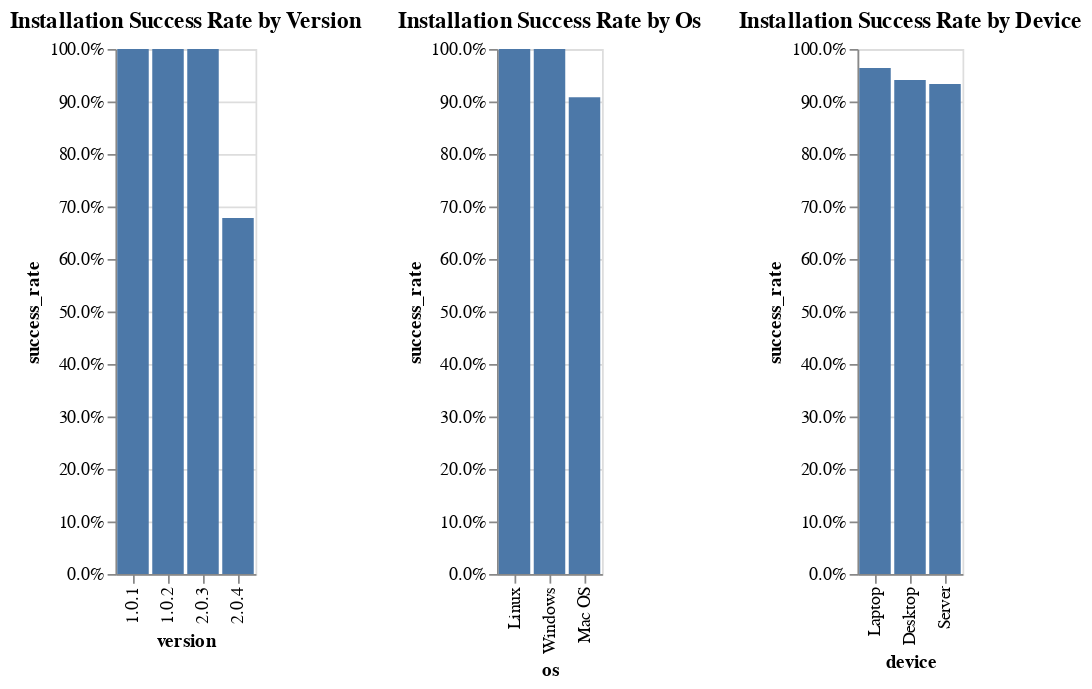

The notebook cell saved with this chart:
### Markdown cell above
### Installation success rate
Below of **installation sucess rate per os, per device**
Couple of findings:
1. version `2.0.4` has a significantly lower installation success rate
2. similarly macOS is the only os with error rate, but it also is the most common os

### Code cell
import pandas as pd
import altair as alt

def plot_installation_success_rate(df, category_column):
    if category_column not in df.columns:
        print(f"Error: Column '{category_column}' not found in the DataFrame.")
        return

    # Group by the category and calculate the success rate
    summary_df = df.groupby(category_column)['installation_succeed'].agg(['sum', 'count']).reset_index()
    summary_df['success_rate'] = summary_df['sum'] / summary_df['count']

    # Create the bar chart
    chart = alt.Chart(summary_df).mark_bar().encode(
        x=alt.X(category_column, sort='-y'), # Sort bars by success rate descending
        y=alt.Y('success_rate', axis=alt.Axis(format='.1%')), # Format y-axis as percentage
        tooltip=[category_column, 'success_rate', 'sum', 'count']
    ).properties(
        title=f'Installation Success Rate by {category_column.capitalize()}'
    )

    return chart

# Example usage:
chart_os = plot_installation_success_rate(df, 'os')
chart_device = plot_installation_success_rate(df, 'device')
chart_version = plot_installation_success_rate(df, 'version')


# Combine the charts horizontally
combined_chart = (chart_version | chart_os | chart_device).resolve_axis(
    x='independent'
).resolve_scale(
    y='shared'
)

combined_chart.display()

### Figure 1 — Vega-Lite specification as saved in the notebook (floating-point values rounded to 4 significant figures)
{"config": {"view": {"continuousWidth": 300, "continuousHeight": 300}}, "hconcat": [{"data": {"name": "data-78bd4a335810f08e831f9a05d636e42b"}, "mark": {"type": "bar"}, "encoding": {"tooltip": [{"field": "version", "type": "nominal"}, {"field": "success_rate", "type": "quantitative"}, {"field": "sum", "type": "quantitative"}, {"field": "count", "type": "quantitative"}], "x": {"field": "version", "sort": "-y", "type": "nominal"}, "y": {"axis": {"format": ".1%"}, "field": "success_rate", "type": "quantitative"}}, "title": "Installation Success Rate by Version"}, {"data": {"name": "data-dcd8b2240ef50ce75e77b74608255e02"}, "mark": {"type": "bar"}, "encoding": {"tooltip": [{"field": "os", "type": "nominal"}, {"field": "success_rate", "type": "quantitative"}, {"field": "sum", "type": "quantitative"}, {"field": "count", "type": "quantitative"}], "x": {"field": "os", "sort": "-y", "type": "nominal"}, "y": {"axis": {"format": ".1%"}, "field": "success_rate", "type": "quantitative"}}, "title": "Installation Success Rate by Os"}, {"data": {"name": "data-7863e5381fd04ac5e29428db15a1f493"}, "mark": {"type": "bar"}, "encoding": {"tooltip": [{"field": "device", "type": "nominal"}, {"field": "success_rate", "type": "quantitative"}, {"field": "sum", "type": "quantitative"}, {"field": "count", "type": "quantitative"}], "x": {"field": "device", "sort": "-y", "type": "nominal"}, "y": {"axis": {"format": ".1%"}, "field": "success_rate", "type": "quantitative"}}, "title": "Installation Success Rate by Device"}], "resolve": {"axis": {"x": "independent"}, "scale": {"y": "shared"}}, "$schema": "https://vega.github.io/schema/vega-lite/v5.20.1.json", "datasets": {"data-78bd4a335810f08e831f9a05d636e42b": [{"version": "1.0.1", "sum": 179, "count": 179, "success_rate": 1.0}, {"version": "1.0.2", "sum": 196, "count": 196, "success_rate": 1.0}, {"version": "2.0.3", "sum": 442, "count": 442, "success_rate": 1.0}, {"version": "2.0.4", "sum": 120, "count": 177, "success_rate": 0.678}], "data-dcd8b2240ef50ce75e77b74608255e02": [{"os": "Linux", "sum": 196, "count": 196, "success_rate": 1.0}, {"os": "Mac OS", "sum": 562, "count": 619, "success_rate": 0.9079}, {"os": "Windows", "sum": 179, "count": 179, "success_rate": 1.0}], "data-7863e5381fd04ac5e29428db15a1f493": [{"device": "Desktop", "sum": 746, "count": 793, "success_rate": 0.9407}, {"device": "Laptop", "sum": 107, "count": 111, "success_rate": 0.964}, {"device": "Server", "sum": 84, "count": 90, "success_rate": 0.9333}]}}
